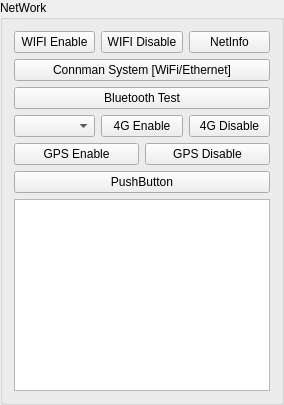
       <widget class="QGroupBox" name="groupBox_network">
        <property name="title">
         <string>NetWork</string>
        </property>
        <layout class="QGridLayout" name="gridLayout">
         <item row="0" column="0">
          <layout class="QVBoxLayout" name="verticalLayout_W4G">
           <item>
            <layout class="QHBoxLayout" name="horizontalLayout_WIFI">
             <item>
              <widget class="QPushButton" name="pushButton_wifiEnable">
               <property name="sizePolicy">
                <sizepolicy hsizetype="Minimum" vsizetype="Preferred">
                 <horstretch>0</horstretch>
                 <verstretch>0</verstretch>
                </sizepolicy>
               </property>
               <property name="text">
                <string>WIFI Enable</string>
               </property>
              </widget>
             </item>
             <item>
              <widget class="QPushButton" name="pushButton_wifiDisable">
               <property name="sizePolicy">
                <sizepolicy hsizetype="Minimum" vsizetype="Preferred">
                 <horstretch>0</horstretch>
                 <verstretch>0</verstretch>
                </sizepolicy>
               </property>
               <property name="text">
                <string>WIFI Disable</string>
               </property>
              </widget>
             </item>
             <item>
              <widget class="QPushButton" name="pushButton_netInfo">
               <property name="sizePolicy">
                <sizepolicy hsizetype="Minimum" vsizetype="Preferred">
                 <horstretch>0</horstretch>
                 <verstretch>0</verstretch>
                </sizepolicy>
               </property>
               <property name="text">
                <string>NetInfo</string>
               </property>
              </widget>
             </item>
            </layout>
           </item>
           <item>
            <widget class="QPushButton" name="pushButton_cmst">
             <property name="text">
              <string>Connman System [WiFi/Ethernet]</string>
             </property>
            </widget>
           </item>
           <item>
            <widget class="QPushButton" name="pushButton_BluetoothTest">
             <property name="text">
              <string>Bluetooth Test</string>
             </property>
            </widget>
           </item>
           <item>
            <layout class="QHBoxLayout" name="horizontalLayout_4G">
             <item>
              <widget class="QComboBox" name="comboBox_4g">
               <property name="sizePolicy">
                <sizepolicy hsizetype="Minimum" vsizetype="Preferred">
                 <horstretch>0</horstretch>
                 <verstretch>0</verstretch>
                </sizepolicy>
               </property>
              </widget>
             </item>
             <item>
              <widget class="QPushButton" name="pushButton_4gEnable">
               <property name="sizePolicy">
                <sizepolicy hsizetype="Minimum" vsizetype="Preferred">
                 <horstretch>0</horstretch>
                 <verstretch>0</verstretch>
                </sizepolicy>
               </property>
               <property name="text">
                <string>4G Enable</string>
               </property>
              </widget>
             </item>
             <item>
              <widget class="QPushButton" name="pushButton_4gDisable">
               <property name="sizePolicy">
                <sizepolicy hsizetype="Minimum" vsizetype="Preferred">
                 <horstretch>0</horstretch>
                 <verstretch>0</verstretch>
                </sizepolicy>
               </property>
               <property name="text">
                <string>4G Disable</string>
               </property>
              </widget>
             </item>
            </layout>
           </item>
           <item>
            <layout class="QHBoxLayout" name="horizontalLayout_GPS">
             <item>
              <widget class="QPushButton" name="pushButton_GPSEnable">
               <property name="text">
                <string>GPS Enable</string>
               </property>
              </widget>
             </item>
             <item>
              <widget class="QPushButton" name="pushButton_GPSDisable">
               <property name="text">
                <string>GPS Disable</string>
               </property>
              </widget>
             </item>
            </layout>
           </item>
          </layout>
         </item>
         <item row="2" column="0">
          <widget class="QTextBrowser" name="textBrowser_network_text"/>
         </item>
         <item row="1" column="0">
          <widget class="QPushButton" name="pushButton_AllTest">
           <property name="text">
            <string>PushButton</string>
           </property>
          </widget>
         </item>
        </layout>
       </widget>
